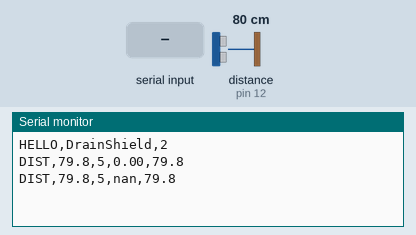
A sketch run on a simulated Arduino Uno, built with avr-gcc and run on an emulated ATmega328P. Parts: the last lines printed to the serial monitor. Wiring (inferred from the names in the program): ultrasonic range finder: trigger pin 13; echo pin 12. The inputs (shaded band) are chosen by the test bench; at power-on: distance to the obstacle (sensor on pin 12) 80 cm. The echo pulse lasts 58.3 µs per cm.

Above: at 1.2 s.
1.3 s: "I,\n" received over Serial
At 1.9 s:
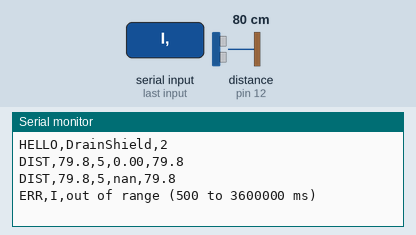
2.8 s: "T,\n" received over Serial
At 4.2 s:
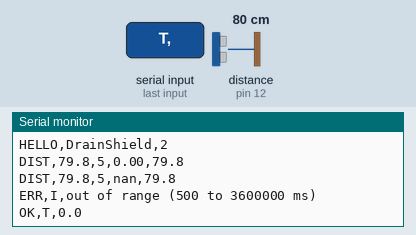
6.3 s: "?\n" received over Serial
At 6.8 s:
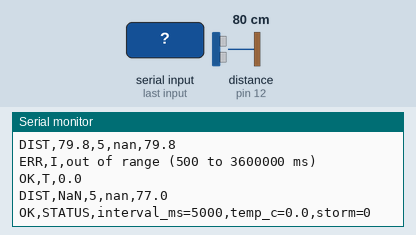
9.3 s: distance to the obstacle (sensor on pin 12) set to 4 cm
At 11.1 s:
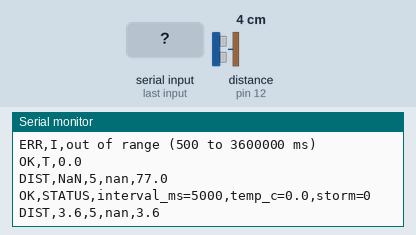

The sketch:

drainshield_sensor.ino
```cpp
// DrainShield sensor sketch (v2) - ultrasonic water level for the DrainShield dashboard
// Board: Arduino Uno / Nano (5 V). Sensor: trigger/echo type (HC-SR04, JSN-SR04T, AJ-SR04M...).
//
// Sends one line per reading over USB:
//   DIST,<filtered cm>,<good pings of 5>,<rise rate cm/min>,<raw cm>
//   e.g. DIST,101.3,5,0.00,101.4     DIST,NaN,0,0.00,NaN = no echo at all
// Accepts (sent by sensor_bridge.py):
//   I,<ms>   dry-weather reading interval, 500 to 3600000 (e.g. I,300000 = every 5 min)
//   T,<C>    air temperature in the basin, for the speed of sound
//   ?        print the current settings
//
// How a reading is made:
//   1. 5 pings, keep the MEDIAN            -> removes most false echoes (walls, ladder rungs)
//   2. TRACKING LOOP (PID structure)       -> smooths the level, estimates how fast it moves,
//                                             and ignores a reading that jumps for no reason
//   3. STORM MODE                          -> reads every 30 s while the water moves, then goes
//                                             back to the slow interval: saves battery in dry weather

const int TRIG_PIN = 13;   // (pin 13 also drives the board's LED: it flickers, that's normal)
const int ECHO_PIN = 12;

const int PINGS = 5;
const unsigned long PING_GAP_MS = 60;          // let the previous echo die out
const unsigned long ECHO_TIMEOUT_US = 30000UL; // ~5 m round trip, then give up

// Tracking loop gains. It works like a PID loop, but instead of driving a motor it drives
// its ESTIMATE of the water towards the measurements.
const float KP = 0.5;    // proportional: share of each surprise accepted right away (0-1; higher = faster, noisier)
const float KI = 0.1;    // integral: how quickly the rate estimate adapts
const float KD = 0.0;    // derivative: left at 0 on purpose, it amplifies ultrasonic noise
const float GATE_CM = 15.0;                    // a reading this far from the prediction is suspect
const float STORM_RATE = 0.3;                  // cm/min: water moving faster than this -> storm mode
const unsigned long STORM_INTERVAL_MS = 30000; // reading interval in storm mode
const unsigned long STORM_HOLD_MS = 1800000UL; // stay in storm mode until still for 30 min

unsigned long intervalMs = 5000;   // dry-weather interval (bench default; ~300000 in the field)
float airTempC = 20.0;

float est = NAN;    // filtered distance to the water (cm)
float rate = 0;     // cm per minute (negative = water coming closer = rising)
float lastErr = 0;
byte suspect = 0;   // how many readings in a row were rejected
bool storm = false;
unsigned long lastReadingMs = 0, lastMoveMs = 0;

// ---------- 1. one reading = median of 5 pings ----------
float pingCm() {
  digitalWrite(TRIG_PIN, LOW);  delayMicroseconds(2);
  digitalWrite(TRIG_PIN, HIGH); delayMicroseconds(10);
  digitalWrite(TRIG_PIN, LOW);
  unsigned long us = pulseIn(ECHO_PIN, HIGH, ECHO_TIMEOUT_US);
  if (us == 0) return NAN;
  float speedCmPerUs = (331.3 + 0.606 * airTempC) / 10000.0;   // speed of sound vs temperature
  return us * speedCmPerUs / 2.0;                                // there and back
}

float medianCm(int &good) {
  float v[PINGS];
  good = 0;
  for (int i = 0; i < PINGS; i++) {
    float d = pingCm();
    if (!isnan(d)) {                       // insert in order (keeps the array sorted)
      int j = good++;
      while (j > 0 && v[j - 1] > d) { v[j] = v[j - 1]; j--; }
      v[j] = d;
    }
    delay(PING_GAP_MS);
  }
  return good ? v[good / 2] : NAN;
}

// ---------- 2. tracking loop ----------
void track(float meas, float dtMin) {
  if (isnan(meas)) return;                          // no echo: keep the last estimate
  if (isnan(est)) { est = meas; return; }           // first reading
  float pred = est + rate * dtMin;                  // where we expect the water now
  float err = meas - pred;                          // the surprise
  if (fabs(err) > GATE_CM) {
    if (++suspect < 3) { est = pred; return; }      // probably a false echo: ignore it
    est = meas; rate = 0; suspect = 0; lastErr = 0; // 3 in a row: it's real (or the sensor moved)
    return;
  }
  suspect = 0;
  est = pred + KP * err + KD * (err - lastErr);     // P (+ D) correct the level
  rate += KI * err / dtMin;                         // I corrects the rate
  lastErr = err;
}

// ---------- commands from the computer ----------
void handleCommands() {
  while (Serial.available()) {
    String line = Serial.readStringUntil('\n');
    line.trim();
    if (line.startsWith("I,")) {
      long ms = line.substring(2).toInt();
      if (ms >= 500 && ms <= 3600000L) { intervalMs = ms; Serial.print("OK,I,"); Serial.println(intervalMs); }
      else Serial.println("ERR,I,out of range (500 to 3600000 ms)");
    } else if (line.startsWith("T,")) {
      airTempC = line.substring(2).toFloat();
      Serial.print("OK,T,"); Serial.println(airTempC, 1);
    } else if (line == "?") {
      Serial.print("OK,STATUS,interval_ms="); Serial.print(intervalMs);
      Serial.print(",temp_c="); Serial.print(airTempC, 1);
      Serial.print(",storm="); Serial.println(storm ? 1 : 0);
    }
  }
}

void setup() {
  Serial.begin(9600);
  Serial.setTimeout(50);
  pinMode(TRIG_PIN, OUTPUT);
  pinMode(ECHO_PIN, INPUT);
  Serial.println("HELLO,DrainShield,2");
}

void loop() {
  handleCommands();
  unsigned long wait = storm ? min(intervalMs, STORM_INTERVAL_MS) : intervalMs;
  if (lastReadingMs != 0 && millis() - lastReadingMs < wait) return;

  float dtMin = lastReadingMs ? (millis() - lastReadingMs) / 60000.0 : 0;
  lastReadingMs = millis();
  int good;
  float raw = medianCm(good);
  track(raw, dtMin);

  // ---------- 3. storm mode ----------
  if (fabs(rate) > STORM_RATE) { storm = true; lastMoveMs = millis(); }
  else if (storm && millis() - lastMoveMs > STORM_HOLD_MS) storm = false;

  Serial.print("DIST,");
  if (isnan(raw) || isnan(est)) Serial.print("NaN"); else Serial.print(est, 1);  // no echo now -> say so
  Serial.print(","); Serial.print(good);
  Serial.print(","); Serial.print(fabs(rate) < 0.005 ? 0.0 : -rate, 2);          // + = rising
  Serial.print(","); if (isnan(raw)) Serial.println("NaN"); else Serial.println(raw, 1);
}
```

Measured:
- after the input at 1.3 s, the serial monitor: prints a new line at once (image 1)
- after the input at 2.8 s, the serial monitor: prints a new line at once (image 2)
- after the input at 6.3 s, the serial monitor: prints a new line at once (image 3)
- after the input at 9.3 s, the serial monitor: prints a new line after 1.3 s (image 4)
